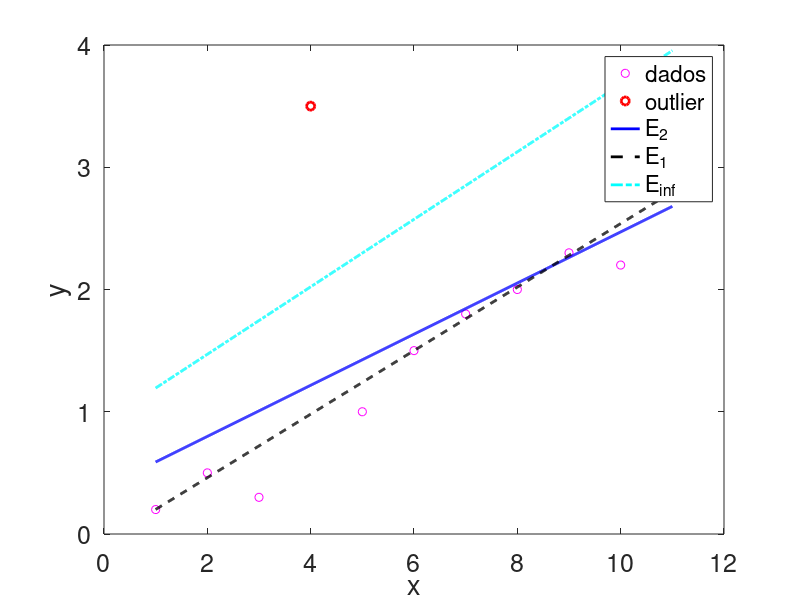

MATLAB code for this plot:
clc; clear; close all

m     = 10;
xdata = [1 2 3 4 5 6 7 8 9 10];
ydata = [0.2 0.5 0.3 3.5 1.0 1.5 1.8 2.0 2.3 2.2];

E_2   = @(p) sqrt(sum(abs(p(1)*xdata + p(2) - ydata).^2)/m);
E_1   = @(p)      sum(abs(p(1)*xdata + p(2) - ydata)   )/m;
E_inf = @(p) max(abs(p(1)*xdata + p(2) - ydata));

p2   = fminsearch(E_2  ,[1 1]);
p1   = fminsearch(E_1  ,[1 1]);
pinf = fminsearch(E_inf,[1 1]);

xfit = 1:0.01:11;
y_2   = polyval(  p2,xfit);
y_1   = polyval(  p1,xfit);
y_inf = polyval(pinf,xfit);

plot(xdata,ydata,'om',xdata(4),ydata(4),'or','LineWidth',2);
hold on
plot(xfit,y_2  ,'-b','LineWidth',2);
plot(xfit,y_1  ,'--k','LineWidth',2);
plot(xfit,y_inf,'-.c','LineWidth',2);
hold off
xlabel('x')
ylabel('y')
set(gca,'FontSize',18);
legend('dados','outlier','E_2','E_1','E_{inf}')

